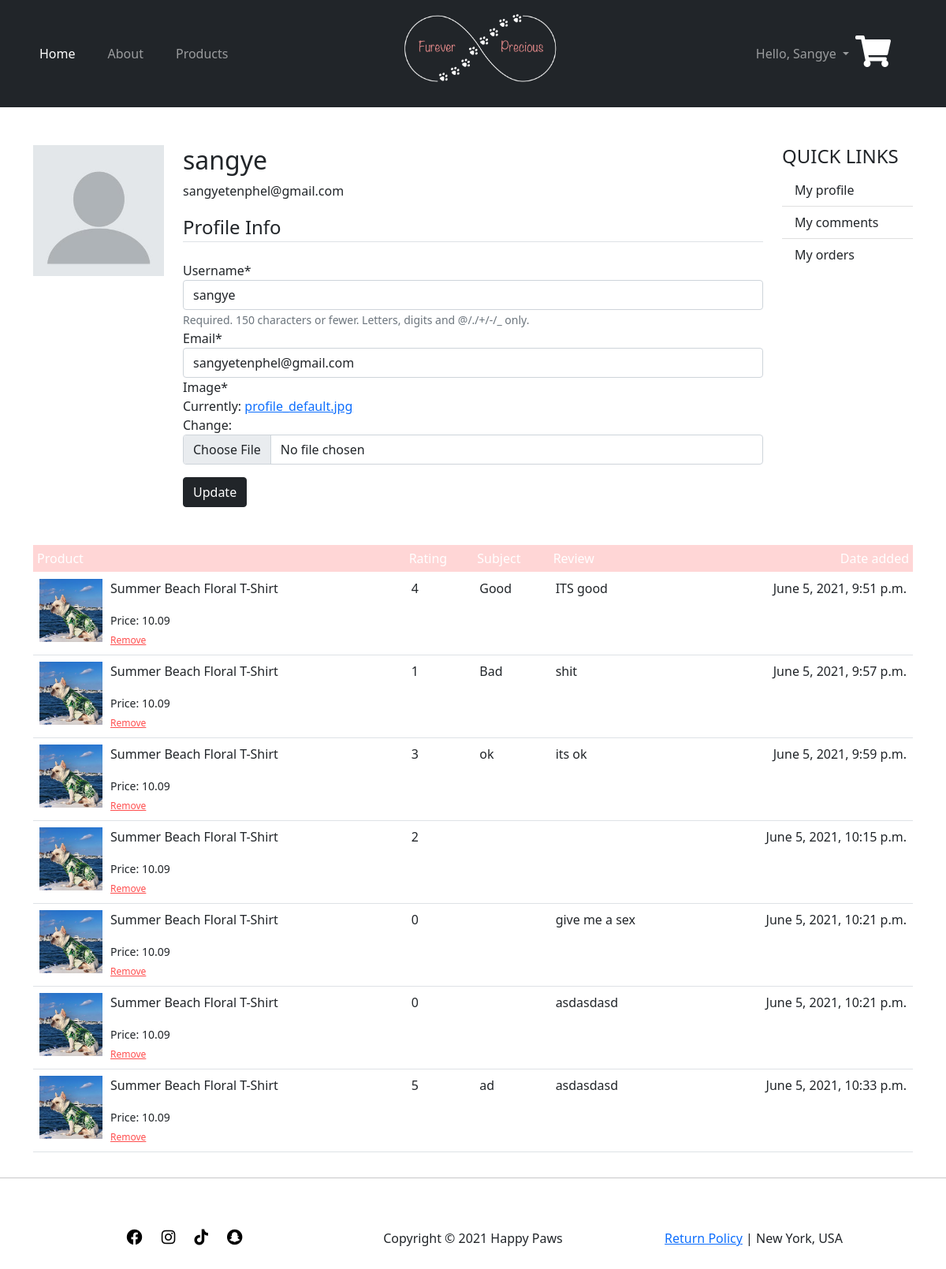
/user/profile/ (signed in), run on an earlier commit of the app's database.
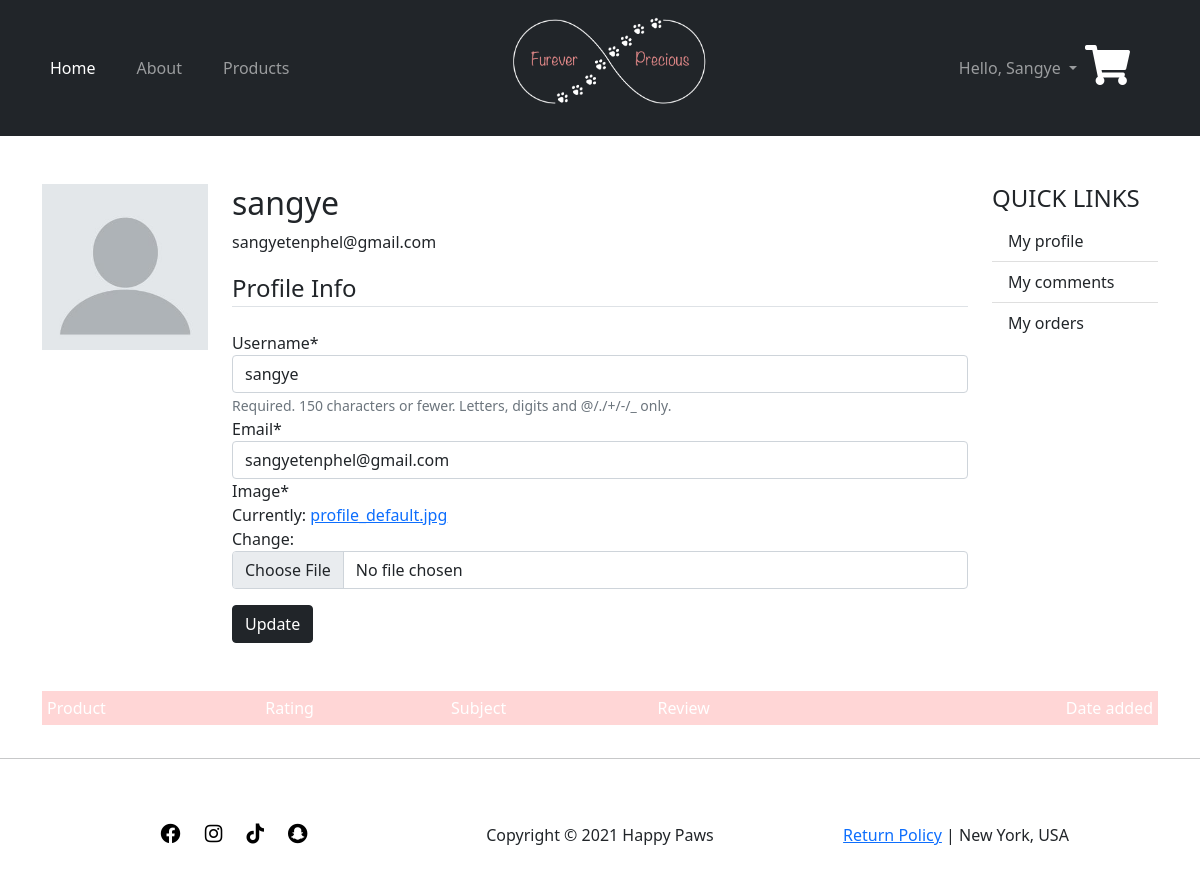
And on a later commit of the database.
### store/models.py (models this page shows, shortened)
class Review(models.Model):
    reviewer = models.ForeignKey(User, on_delete=models.CASCADE)
    product = models.ForeignKey(Product, on_delete=models.CASCADE)
    subject = models.CharField(max_length=150, blank=True)
    review = models.TextField(blank=True)
    rating = models.IntegerField()
    date_added = models.DateTimeField(auto_now=True)

class Product(models.Model):
    VARIANTS = (
        ('None', 'None'),
        ('Size', 'Size'),
        ('Color', 'Color'),
        ('Size-Color', 'Size-Color')
    )
    name = models.CharField(max_length=255)
    price = models.DecimalField(max_digits=6, decimal_places=2)
    keyword = models.CharField(max_length=255)
    date_added = models.DateTimeField(default=timezone.now)
    image = models.ImageField(upload_to='products')
    description = RichTextUploadingField()
    variant = models.CharField(max_length=10, choices=VARIANTS, default='None')
    def image_tag(self):
        return mark_safe(f'<img src="{self.image.url}" height="50">')
    image_tag.short_description = "Product Image"

### users/views.py (the view)
# urls.py: path('profile/', views.user_profile, name='user-profile'),
@login_required
def user_profile(request):
    if request.method == 'POST':
        u_form = UserUpdateForm(request.POST, instance=request.user)
        p_form = ProfileUpdateForm(request.POST, request.FILES, instance=request.user.profile)
        if u_form.is_valid() and p_form.is_valid():
            u_form.save()
            p_form.save()
            messages.success(request, f'Your account has been updated!')
            return redirect('profile')
    else:
        u_form = UserUpdateForm(instance=request.user)
        p_form = ProfileUpdateForm(instance=request.user.profile)
    reviews = Review.objects.filter(reviewer=request.user)
    context = {
        'u_form': u_form,
        'p_form': p_form,
        'reviews': reviews,
    }
    return render(request, 'users/profile.html', context)

### users/forms.py
class UserUpdateForm(forms.ModelForm):
    email = forms.EmailField()
    class Meta:
        model = User
        fields = ['username', 'email']

class ProfileUpdateForm(forms.ModelForm):
    class Meta:
        model = Profile
        fields = ['image']
        widgets = {
            'image': forms.ClearableFileInput(attrs={'class': 'form-control mb-3'})
        }

### users/templates/users/profile.html (shortened to what this page needs)
{% extends 'store/base.html' %}
{% load static %}
{% load crispy_forms_tags %}
{% block content %}
<div class="container mt-5">
    <div class="row">
        <div class="col-2">
            <img class="img-fluid" src="{{ user.profile.image.url }}" alt="">
        </div>
        <div class="col">
            <h2>{{ user.username }}</h2>
            <p>{{ user.email }}</p>
            <form action="" method="POST" enctype="multipart/form-data">
                <fieldset class="form-group">
                    <legend class="border-bottom mb-4">Profile Info</legend>
                    {{ u_form|crispy }}
                    {{ p_form|crispy }}
                </fieldset>
                <button class="btn btn-dark" type="submit">Update</button>
            </form>
        </div>
        <div class="col-2 list-group-flush">
            <h4 class="fw-normal">QUICK LINKS</h4>
            <a href="" class="list-group-item list-group-item-action">My profile</a>
            <a href="" class="list-group-item list-group-item-action">My comments</a>
            <a href="" class="list-group-item list-group-item-action">My orders</a>
        </div>
        <div class="table-responsive">
            <table class="table mt-5">
                <thead>
                    <tr>
                        <th>Product</th>
                        <th>Rating</th>
                        <th>Subject</th>
                        <th>Review</th>
                        <th>Date added</th>
                    </tr>
                </thead>
                <tbody>
                    {% for review in reviews %}
                        <tr>
                            <td>
                                <div class="cart-info">
                                    <img src="{{ review.product.image.url }}" alt="">
                                    <div>
                                        <p>{{ review.product.name }}</p>
                                        <small>Price: {{ review.product.price }}</small>
                                        <br>
                                        <a href="{% url 'user-review-delete' review.id %}" onclick="return confirm('Delete review for {{ review.product.name }}?');">Remove</a>
                                    </div>
                                </div>
                            </td>
                            <td>{{ review.rating }}</td>
                            <td>{{ review.subject }}</td>
                            <td>{{ review.review }}</td>
                            <td>{{ review.date_added }}</td>
                        </tr>
                    {% endfor %}
                </tbody>
            </table>
        </div>
    </div>
</div>
{% endblock content %}

What changed in the data, as far as the page shows it:
removed Review: product.image (picture), product.name "Summer Beach Floral T-Shirt", product.price "10.09", rating "4", subject "Good", review "ITS good", date_added "June 5, 2021, 9:51 p.m."
removed Review: product.image (picture), product.name "Summer Beach Floral T-Shirt", product.price "10.09", rating "1", subject "Bad", review "shit", date_added "June 5, 2021, 9:57 p.m."
removed Review: product.image (picture), product.name "Summer Beach Floral T-Shirt", product.price "10.09", rating "3", subject "ok", review "its ok", date_added "June 5, 2021, 9:59 p.m."
removed Review: product.image (picture), product.name "Summer Beach Floral T-Shirt", product.price "10.09", rating "2", date_added "June 5, 2021, 10:15 p.m."
removed Review: product.image (picture), product.name "Summer Beach Floral T-Shirt", product.price "10.09", rating "0", review "give me a sex", date_added "June 5, 2021, 10:21 p.m."
removed Review: product.image (picture), product.name "Summer Beach Floral T-Shirt", product.price "10.09", rating "0", review "asdasdasd", date_added "June 5, 2021, 10:21 p.m."
removed Review: product.image (picture), product.name "Summer Beach Floral T-Shirt", product.price "10.09", rating "5", subject "ad", review "asdasdasd", date_added "June 5, 2021, 10:33 p.m."
